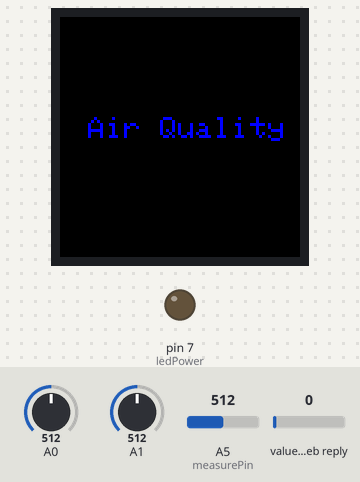
A sketch run on a simulated Arduino Leonardo, built with avr-gcc and run on an emulated ATmega32U4. On the bench: 240×240 colour display, output pins drawn as LEDs (lit = HIGH). The inputs (shaded band) are chosen by the test bench; at power-on: A0 = 512, A1 = 512, A5 (measurePin) = 512, value in the web reply 0. WiFi joins after 1.5 s; servers stay silent unless stated; web services answer with replies made up by the test bench; what the sketch prints to the serial monitor is not drawn.

Above: at 3.8 s.
At 10.3 s:
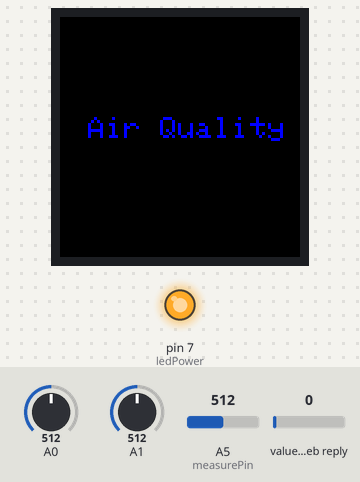
At 26.7 s:
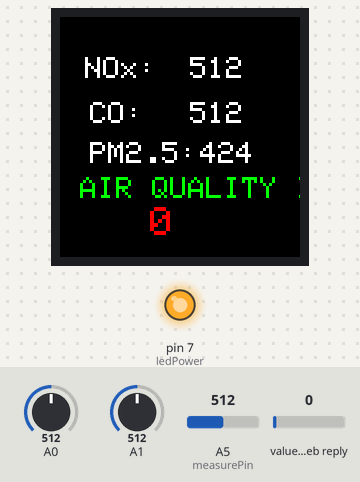
Timing chart, 0 to 28.2 s (numbered marks = the images above):
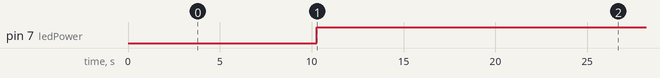

The sketch:

AirQualityThingspeak.ino
```cpp
#include "ThingSpeak.h"
#include "WiFiEsp.h"
#include "secrets.h"
#include <Adafruit_ST7789.h> // Hardware-specific library for ST7789


char ssid[] = SECRET_SSID;   // your network SSID (name)
char pass[] = SECRET_PASS;   // your network password
WiFiEspClient  client;

// Emulate Serial1 on pins 6/7 if not present
#ifndef HAVE_HWSERIAL1
#include "SoftwareSerial.h"
SoftwareSerial Serial1(5, 6); // RX, TX
#define ESP_BAUDRATE  19200
#else
#define ESP_BAUDRATE  115200
#endif

unsigned long myChannelNumber = SECRET_CH_ID;
const char * myWriteAPIKey = SECRET_WRITE_APIKEY;

// Initialize our values
int valSensor = 0;
int valSensor2 = 0;
int valSensor3 = 0;

//Dust Sensor program options
const int ledPower = 7;   // Arduino digital pin 7 connect to sensor LED.
const int measurePin = A5;   // Arduino analog pin 5 connect to sensor Vo.

int samplingTime = 280;
int deltaTime = 40;
int sleepTime = 9680;

float voMeasured = 0;
float calcVoltage = 0;
float dustDensity = 0;


 /////////////////////////////////////////////////////////////////////////////

 // ST7789 TFT module connections
#define TFT_CS    10  // define chip select pin
#define TFT_DC     9  // define data/command pin
#define TFT_RST    8  // define reset pin, or set to -1 and connect to Arduino RESET pin

Adafruit_ST7789 tft = Adafruit_ST7789(TFT_CS, TFT_DC, TFT_RST);


void setup() {
  //Initialize serial and wait for port to open
  Serial.begin(115200);
  // initialize serial for ESP module
  //setEspBaudRate(ESP_BAUDRATE);
  Serial1.begin(ESP_BAUDRATE);
  // initialize ESP module
  WiFi.init(&Serial1);
    // check for the presence of the shield
  if (WiFi.status() == WL_NO_SHIELD) {
    Serial.println("WiFi shield not present");
    // don't continue
    while (true);
  }
  Serial.println("found it!");

  ThingSpeak.begin(client);  // Initialize ThingSpeak
   // if the display has CS pin try with SPI_MODE0
  tft.init(240, 240, SPI_MODE3);    // Init ST7789 display 240x240 pixel
  // if the screen is flipped, remove this command
  tft.setRotation(2);

   uint16_t time = millis();
  tft.fillScreen(ST77XX_BLACK);
  time = millis() - time;

  Serial.println(time, DEC);
  delay(500);

 // tft print function!
 tftSplashScreen();
  delay(3000);

  pinMode(ledPower, OUTPUT);


}

void loop() {

  int statusCode = 0;

  // Connect or reconnect to WiFi
  if(WiFi.status() != WL_CONNECTED){
    Serial.print("Attempting to connect to SSID: ");
    Serial.println(SECRET_SSID);
    while(WiFi.status() != WL_CONNECTED){
      WiFi.begin(ssid, pass);  // Connect to WPA/WPA2 network. Change this line if using open or WEP network
      Serial.print(".");
      delay(5000);
    }
    Serial.println("\nConnected.");
  }

 valSensor = getSensorData();
 valSensor2 = getSensorData2();
 valSensor3 = getSensorData3();

  // set the fields with the values
  ThingSpeak.setField(1, valSensor);
  ThingSpeak.setField(2, valSensor2);
  ThingSpeak.setField(3, valSensor3);


  // write to the ThingSpeak channel
  int x = ThingSpeak.writeFields(myChannelNumber, myWriteAPIKey);
//   if(x == 200){
//    Serial.println("Channel update successful.");
//  }
//  else{
//    Serial.println("Problem updating channel. HTTP error code " + String(x));
//  }
   // Read in field 4 of the public channel recording
  int AQI = ThingSpeak.readFloatField(myChannelNumber, 4);

  // Check the status of the read operation to see if it was successful
  statusCode = ThingSpeak.getLastReadStatus();
  if(statusCode == 200){
    Serial.println("AQI : " + String(AQI));
    tftPrintData(valSensor, valSensor2, valSensor3, AQI);

  }
  else{
    Serial.println("Problem reading channel. HTTP error code " + String(statusCode));
  }
  delay(15000); // No need to read the temperature too often.
}

//void setEspBaudRate(unsigned long baudrate){
//  long rates[6] = {115200,74880,57600,38400,19200,9600};
//
//  Serial.print("Setting ESP8266 baudrate to ");
//  Serial.print(baudrate);
//  Serial.println("...");
//
//  for(int i = 0; i < 6; i++){
//    Serial1.begin(rates[i]);
//    delay(100);
//    Serial1.print("AT+UART_DEF=");
//    Serial1.print(baudrate);
//    Serial1.print(",8,1,0,0\r\n");
//    delay(100);
//  }
//
//  Serial1.begin(baudrate);
//}

//MQ135 Sensor data
int getSensorData(){
  return analogRead(A0); // Replace with
}

//MQ7 sensor data
int getSensorData2() {
  return analogRead(A1);
}

//Dust Sensor data
int getSensorData3(){
  digitalWrite(ledPower,LOW); // power on the LED
  delayMicroseconds(samplingTime);

  voMeasured = analogRead(measurePin); // read the dust value

  delayMicroseconds(deltaTime);
  digitalWrite(ledPower,HIGH); // turn the LED off
  delayMicroseconds(sleepTime);

  // 0 - 5V mapped to 0 - 1023 integer values
  // recover voltage
  calcVoltage = voMeasured * (5.0 / 1024.0);

  // linear eqaution taken from http://www.howmuchsnow.com/arduino/airquality/
  // Chris Nafis (c) 2012
  dustDensity = 170 * calcVoltage - 0.1;
  return dustDensity;

}

void tftSplashScreen() {
  tft.setTextWrap(false);
  tft.fillScreen(ST77XX_BLACK);
  tft.setCursor(28, 100);
  tft.setTextColor(ST77XX_BLUE);
  tft.setTextSize(3.5);
  tft.println("Air Quality");
}

void tftPrintData(int data, int data1, int data2, int AQI) {
  tft.setTextWrap(false);
  tft.fillScreen(ST77XX_BLACK);
  tft.setCursor(25, 40);
  tft.setTextColor(ST77XX_WHITE);
  tft.setTextSize(3);
  tft.println("NOx: ");
  tft.setCursor(130, 40);
  tft.print(data);
  //////////////////
  tft.setCursor(30, 85);
  tft.println("CO: ");
  tft.setCursor(130, 85);
  tft.print(data1);
///////////////////////////
  tft.setCursor(30, 125);
  tft.println("PM2.5: ");
  tft.setCursor(140, 125);
  tft.print(data2);
/////////////////////////////
  tft.setCursor(20, 160);
  tft.setTextColor(ST77XX_GREEN);
  tft.setTextSize(3);
  tft.println("AIR QUALITY INDEX");
  tft.setCursor(90, 190);
  tft.setTextColor(ST77XX_RED);
  tft.setTextSize(4);
  tft.print(AQI);

}
```

secrets.h
```cpp
// Use this file to store all of the private credentials
// and connection details
//Varshitha
//Hopscotch
#define SECRET_SSID "Varshitha"		// replace MySSID with your WiFi network name
#define SECRET_PASS "Hopscotch"	// replace MyPassword with your WiFi password

#define SECRET_CH_ID 1069358			// replace 0000000 with your channel number
#define SECRET_WRITE_APIKEY "D6F5HJGBM5BG3A6S"   // replace XYZ with your channel write API Key
```

Measured:
- by itself, pin 7 (ledPower): LOW → HIGH at 10.3 s
- what the display in image 0 shows lasts 10.1 s, from 0.8 s to 10.9 s
